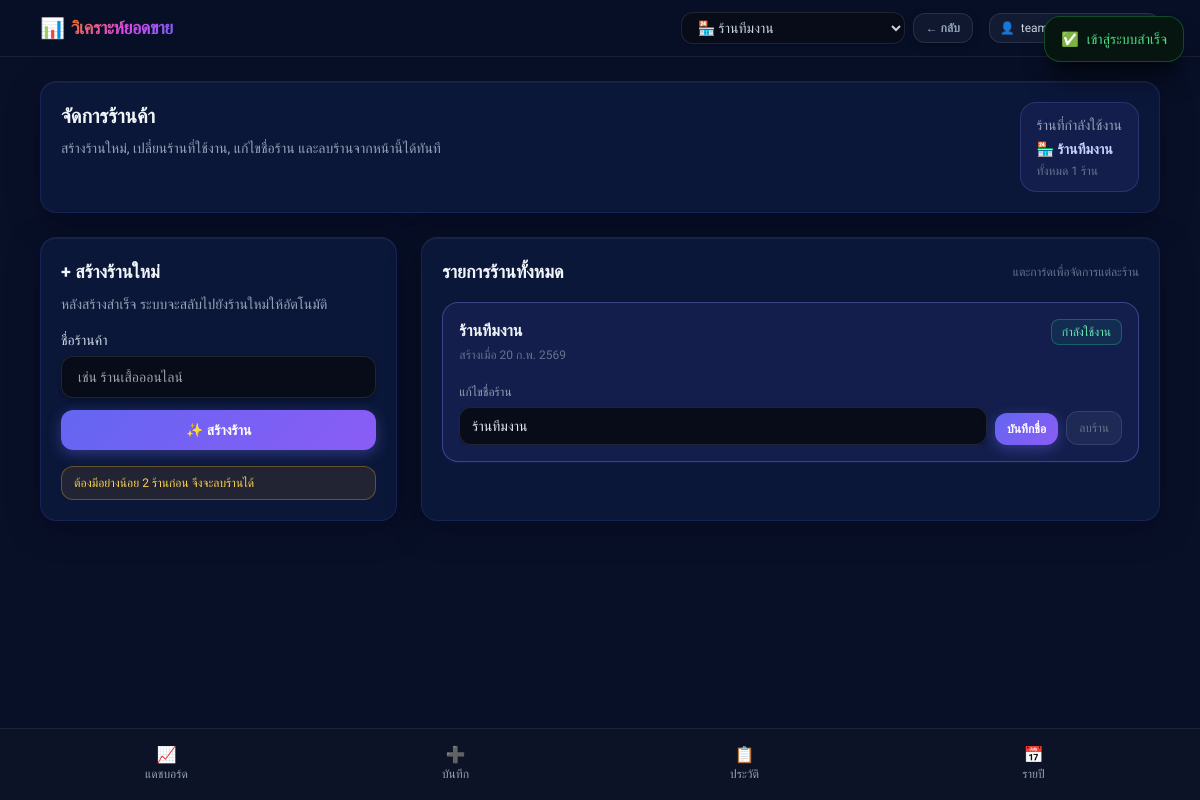
The app's page /shops.php (signed in) with its own data.
### tables this page shows
CREATE TABLE IF NOT EXISTS shops (
    id BIGINT UNSIGNED NOT NULL AUTO_INCREMENT,
    user_id BIGINT UNSIGNED NOT NULL,
     
     
     
     
     
     
    name VARCHAR(100) NOT NULL,
    created_at DATETIME NOT NULL DEFAULT CURRENT_TIMESTAMP,
    updated_at DATETIME NOT NULL DEFAULT CURRENT_TIMESTAMP ON UPDATE CURRENT_TIMESTAMP,
    PRIMARY KEY (id),
    UNIQUE KEY uq_shops_user_name (user_id, name),
    KEY idx_shops_user_id (user_id),
    CONSTRAINT fk_shops_user
        FOREIGN KEY (user_id)
        REFERENCES users (id)
        ON DELETE CASCADE
        ON UPDATE CASCADE
);

### includes/functions.php (called while the page is built, shortened)
<?php
function app_url(string $path = ''): string
{
    $baseUrl = APP_URL;
    $normalizedPath = '/' . ltrim($path, '/');
    return $baseUrl . $normalizedPath;
}
function e(?string $value): string
{
    return htmlspecialchars((string)$value, ENT_QUOTES, 'UTF-8');
}
function formatThaiDate(string $date): string
{
    $dateObject = DateTime::createFromFormat('Y-m-d', $date);
    $thaiMonths = [
        '01' => 'ม.ค.',
        '02' => 'ก.พ.',
        '03' => 'มี.ค.',
        '04' => 'เม.ย.',
        '05' => 'พ.ค.',
        '06' => 'มิ.ย.',
        '07' => 'ก.ค.',
        '08' => 'ส.ค.',
        '09' => 'ก.ย.',
        '10' => 'ต.ค.',
        '11' => 'พ.ย.',
        '12' => 'ธ.ค.',
    ];
    $month = $thaiMonths[$dateObject->format('m')] ?? $dateObject->format('m');
    $thaiYear = (int)$dateObject->format('Y') + 543;
    return $dateObject->format('j') . ' ' . $month . ' ' . $thaiYear;
}
function shop_context_for_user(PDO $pdo, int $userId): array
{
    static $cache = [];
    if (isset($cache[$userId])) {
        return $cache[$userId];
    }
    $requestedShopId = (int)($_SESSION['current_shop_id'] ?? 0);
    $context = (new ShopService(new ShopRepository($pdo), new UserRepository($pdo)))
        ->getShopContext($userId, $requestedShopId > 0 ? $requestedShopId : null);
    $shops = is_array($context['shops'] ?? null) ? array_values((array)$context['shops']) : [];
    $currentShop = is_array($context['current_shop'] ?? null) ? (array)$context['current_shop'] : null;
    $currentShopId = $currentShop !== null ? (int)($currentShop['id'] ?? 0) : 0;
    $switched = $requestedShopId > 0 && $currentShopId > 0 && $currentShopId !== $requestedShopId;
    $cache[$userId] = [
        'shops' => $shops,
        'current_shop' => $currentShop,
        'switched' => $switched,
    ];
    return $cache[$userId];
}
function resolve_current_shop_id(PDO $pdo, int $userId): int
{
    $context = shop_context_for_user($pdo, $userId);
    return $context['current_shop'] !== null ? (int)($context['current_shop']['id'] ?? 0) : 0;
}

### app/Services/ShopService.php (called while the page is built, shortened)
<?php
class ShopService
{
    private ShopRepository $shopRepository;
    public function __construct(ShopRepository $shopRepository, UserRepository $userRepository, ?PDO $db = null)
    {
        $this->shopRepository = $shopRepository;
    }
    public static function confirmationNameFor(string $shopName): string
    {
        $name = trim($shopName);
        $length = function_exists('mb_strlen') ? mb_strlen($name) : strlen($name);
        if ($length <= self::CONFIRM_NAME_MAX_LENGTH) {
            return $name;
        }
        $truncated = function_exists('mb_substr')
            ? mb_substr($name, 0, self::CONFIRM_NAME_MAX_LENGTH)
            : substr($name, 0, self::CONFIRM_NAME_MAX_LENGTH);
        return trim($truncated);
    }
    public function getShopContext(int $userId, ?int $currentShopId): array
    {
        $shops = $this->shopRepository->listByUserId($userId);
        $currentShop = null;
        if ($currentShopId !== null) {
            foreach ($shops as $shop) {
                if ((int)$shop['id'] === $currentShopId) {
                    $currentShop = $shop;
                    break;
                }
            }
        }
        return [
            'shops' => $shops,
            'current_shop' => $currentShop,
        ];
    }
    public function canDeleteShop(int $userId): bool
    {
        return $this->shopRepository->countByUserId($userId) > 1;
    }
}

### app/Repositories/ShopRepository.php (called while the page is built, shortened)
<?php
class ShopRepository
{
    private PDO $db;
    public function __construct(PDO $db)
    {
        $this->db = $db;
    }
    public function listByUserId(int $userId): array
    {
        $sql = 'SELECT id, user_id, name, created_at, updated_at
                FROM shops
                WHERE user_id = :user_id
                ORDER BY id ASC';
        $stmt = $this->db->prepare($sql);
        $stmt->execute([':user_id' => $userId]);
        return $stmt->fetchAll();
    }
    public function countByUserId(int $userId): int
    {
        $sql = 'SELECT COUNT(*) AS total
                FROM shops
                WHERE user_id = :user_id';
        $stmt = $this->db->prepare($sql);
        $stmt->execute([':user_id' => $userId]);
        $result = $stmt->fetch();
        return (int)($result['total'] ?? 0);
    }
}

### includes/bootstrap.php (called while the page is built, shortened)
<?php
require_once __DIR__ . '/database.php';
require_once __DIR__ . '/functions.php';
spl_autoload_register(function (string $class): void {
    $className = ltrim($class, '\\');
    $normalizedClass = str_replace('\\', '/', $className);
    $leafName = basename($normalizedClass);
    $candidates = [
        dirname(__DIR__) . '/' . $normalizedClass . '.php',
        dirname(__DIR__) . '/app/' . $normalizedClass . '.php',
        dirname(__DIR__) . '/app/Services/' . $leafName . '.php',
        dirname(__DIR__) . '/app/Repositories/' . $leafName . '.php',
    ];
    foreach ($candidates as $filePath) {
        if (file_exists($filePath)) {
            return;
        }
    }
});

### shops.php (the view, shortened to what this page needs)
<?php
require_once __DIR__ . '/includes/bootstrap.php';
require_once __DIR__ . '/includes/auth.php';
$userId = (int)($_SESSION['user_id'] ?? 0);
$shopRepository = new ShopRepository($pdo);
$userRepository = new UserRepository($pdo);
$shopService = new ShopService($shopRepository, $userRepository);
$currentShopId = resolve_current_shop_id($pdo, $userId);
$shopContext = shop_context_for_user($pdo, $userId);
$shops = is_array($shopContext['shops'] ?? null) ? array_values((array)$shopContext['shops']) : [];
$canDeleteShop = $shopService->canDeleteShop($userId);
require __DIR__ . '/includes/header.php';
?>
<section class="section-card p-5">
    <div class="flex flex-wrap items-start justify-between gap-4">
        <div>
            <h1 class="text-xl font-semibold text-slate-100">จัดการร้านค้า</h1>
            <p class="mt-2 text-sm text-slate-400">สร้างร้านใหม่, เปลี่ยนร้านที่ใช้งาน, แก้ไขชื่อร้าน และลบร้านจากหน้านี้ได้ทันที</p>
        </div>
        <div class="rounded-2xl border border-indigo-400/20 bg-indigo-500/10 px-4 py-3 text-sm max-w-[50%] sm:max-w-[16rem]">
            <p class="text-slate-400">ร้านที่กำลังใช้งาน</p>
            <p class="mt-1 font-semibold text-indigo-200 truncate" title="<?= e($currentShopName) ?>">🏪 <?= e($currentShopName) ?></p>
            <p class="mt-1 text-xs text-slate-500">ทั้งหมด <?= e((string)$shopCount) ?> ร้าน</p>
        </div>
    </div>
</section>
<section class="mt-6 grid gap-6 lg:grid-cols-3">
    <article class="section-card p-5 lg:col-span-1">
        <h2 class="text-lg font-semibold text-slate-100">+ สร้างร้านใหม่</h2>
        <p class="mt-2 text-sm text-slate-400">หลังสร้างสำเร็จ ระบบจะสลับไปยังร้านใหม่ให้อัตโนมัติ</p>
        <form action="<?= e(app_url('/api/shops.php')) ?>" method="post" class="mt-4 space-y-3">
            <div>
                <label for="new-shop-name" class="mb-1.5 block text-sm text-slate-300">ชื่อร้านค้า</label>
                <input
                    id="new-shop-name"
                    name="name"
                    type="text"
                    maxlength="100"
                    required
                    class="w-full rounded-xl px-4 py-2.5 text-sm transition-all"
                    placeholder="เช่น ร้านเสื้อออนไลน์">
            </div>
            <button type="submit" class="btn-primary w-full px-4 py-2.5 text-sm">✨ สร้างร้าน</button>
        </form>
        <?php if (!$canDeleteShop): ?>
            <div class="mt-4 rounded-xl border border-amber-400/30 bg-amber-500/10 px-3 py-2 text-xs text-amber-300">
                ต้องมีอย่างน้อย 2 ร้านก่อน จึงจะลบร้านได้
            </div>
        <?php endif; ?>
    </article>
    <article class="section-card p-5 lg:col-span-2">
        <div class="mb-4 flex flex-wrap items-center justify-between gap-2">
            <h2 class="text-lg font-semibold text-slate-100">รายการร้านทั้งหมด</h2>
            <span class="text-xs text-slate-500">แตะการ์ดเพื่อจัดการแต่ละร้าน</span>
        </div>
        <?php if (empty($shops)): ?>
            <div class="rounded-2xl border border-white/10 bg-white/[0.03] px-4 py-5 text-center text-sm text-slate-400">
                ยังไม่มีร้านค้าในระบบ กรุณาสร้างร้านแรกของคุณ
            </div>
        <?php else: ?>
            <div class="grid gap-4">
                <?php foreach ($shops as $shop): ?>
                    <?php
                    $shopId = (int)($shop['id'] ?? 0);
                    $shopName = (string)($shop['name'] ?? 'ร้านค้า');
                    $isCurrent = $shopId === $currentShopId;
                    $createdDate = (string)($shop['created_at'] ?? '');
                    $createdDate = $createdDate !== '' ? substr($createdDate, 0, 10) : '';
                    $createdDateText = $createdDate !== '' ? formatThaiDate($createdDate) : '-';
                    ?>
                    <article class="overflow-hidden rounded-2xl border p-4 shadow-sm transition-all <?= $isCurrent ? 'border-indigo-400/35 bg-indigo-500/10 shadow-indigo-900/20' : 'border-white/10 bg-white/[0.03] hover:border-white/20' ?>">
                        <div class="flex flex-nowrap items-start justify-between gap-3">
                            <div class="min-w-0 flex-1">
                                <p class="truncate text-base font-semibold text-slate-100" title="<?= e($shopName) ?>"><?= e($shopName) ?></p>
                                <p class="mt-1 text-xs text-slate-500">สร้างเมื่อ <?= e($createdDateText) ?></p>
                            </div>
                            <?php if ($isCurrent): ?>
                                <span class="shrink-0 rounded-lg border border-emerald-400/30 bg-emerald-500/10 px-2.5 py-1 text-xs font-medium text-emerald-300">กำลังใช้งาน</span>
                            <?php endif; ?>
                        </div>
                        <div class="mt-4 flex flex-wrap items-end gap-2">
                            <form action="<?= e(app_url('/api/shops.php')) ?>" method="post" class="min-w-0 flex-1 grid gap-2 md:grid-cols-[minmax(0,1fr)_auto] md:items-end">
                                <div class="min-w-0 overflow-hidden">
                                    <label for="shop-name-<?= e((string)$shopId) ?>" class="text-xs text-slate-400">แก้ไขชื่อร้าน</label>
                                    <input
                                        id="shop-name-<?= e((string)$shopId) ?>"
                                        name="name"
                                        type="text"
                                        maxlength="100"
                                        required
                                        value="<?= e($shopName) ?>"
                                        class="mt-1 block w-full max-w-full rounded-xl px-3 py-2 text-sm transition-all">
                                </div>
                                <button type="submit" class="btn-primary px-3 py-2 text-xs">บันทึกชื่อ</button>
                            </form>
                            <?php
                            $shopNameForConfirm = ShopService::confirmationNameFor($shopName);
                            $shopNameIsTruncated = $shopNameForConfirm !== trim($shopName);
                            ?>
                            <form
                                action="<?= e(app_url('/api/shops.php')) ?>"
                                method="post"
                                data-confirm="ยืนยันการลบร้านนี้ใช่หรือไม่? ข้อมูลทั้งหมดในร้านจะถูกลบถาวร (ระบบจะให้พิมพ์ชื่อร้านยืนยันอีกครั้ง)"
                                data-confirm-typed-expected="<?= e($shopNameForConfirm) ?>"
                                data-confirm-typed-prompt="เพื่อยืนยันการลบร้าน กรุณาพิมพ์<?= $shopNameIsTruncated ? ' ' . ShopService::CONFIRM_NAME_MAX_LENGTH . ' ตัวแรกของ' : '' ?>ชื่อร้านให้ตรงตามนี้:"
                                data-confirm-typed-input="confirm_shop_name">
                                <?php if ($canDeleteShop): ?>
                                    <button type="submit" class="btn-danger px-3 py-2 text-xs">ลบร้าน</button>
                                <?php else: ?>
                                    <button type="button" disabled class="cursor-not-allowed rounded-xl border border-white/10 bg-white/5 px-3 py-2 text-xs text-slate-500">ลบร้าน</button>
                                <?php endif; ?>
                            </form>
                        </div>
                    </article>
                <?php endforeach; ?>
            </div>
        <?php endif; ?>
    </article>
</section>
<?php require __DIR__ . '/includes/footer.php'; ?>

### includes/header.php (style rules this page uses)
body { font-family: 'Sarabun', sans-serif; background-color: rgb(8, 16, 40); min-height: 100vh; position: relative; overflow-x: hidden }
.section-card { background-color: rgb(11, 23, 57); border: 1px solid rgba(99, 102, 241, 0.15); border-radius: 16px; box-shadow: rgba(1, 5, 17, 0.4) 0px 8px 32px 0px, inset 0 1px 0 rgba(255, 255, 255, 0.05); position: relative; transition: all 0.3s cubic-bezier(0.4, 0, 0.2, 1) }
.section-card::before { content: ''; position: absolute; inset: 0; border-radius: 16px; padding: 1px; background: linear-gradient(135deg, rgba(99, 102, 241, 0.2), transparent, rgba(139, 92, 246, 0.2)); -webkit-mask: linear-gradient(#fff 0 0) content-box, linear-gradient(#fff 0 0); mask: linear-gradient(#fff 0 0) content-box, linear-gradient(#fff 0 0); -webkit-mask-composite: xor; mask-composite: exclude; pointer-events: none; opacity: 0; transition: opacity 0.3s ease }
.btn-primary { background: linear-gradient(135deg, #6366f1, #8b5cf6); box-shadow: 0 4px 14px rgba(99, 102, 241, .40); color: #fff; font-weight: 600; border: none; border-radius: 12px; cursor: pointer; transition: all .25s cubic-bezier(0.4, 0, 0.2, 1); display: inline-flex; align-items: center; justify-content: center; position: relative; overflow: hidden }
.btn-primary::before { content: ''; position: absolute; inset: 0; background: linear-gradient(135deg, transparent 30%, rgba(255, 255, 255, 0.2) 50%, transparent 70%); transform: translateX(-100%); transition: transform 0.5s ease }
input, select, textarea { transition: border-color .2s, box-shadow .2s; background-color: #070c18; border: 1px solid rgba(255, 255, 255, 0.10); box-shadow: 0 2px 4px rgba(0, 0, 0, 0.3); color: #e2e8f0 }
input::placeholder, textarea::placeholder { color: #4b5870 }

### records on screen
shops: name "ร้านทีมงาน", created_at "20 ก.พ. 2569", shows "กำลังใช้งาน"

### other values on screen
$flashSuccess "เข้าสู่ระบบสำเร็จ"
$shopCount "1"
$link['icon'] "📈"
$link['label'] "แดชบอร์ด"
$link['icon'] "➕"
$link['label'] "บันทึก"
$link['icon'] "📋"
$link['label'] "ประวัติ"
$link['icon'] "📅"
$link['label'] "รายปี"
